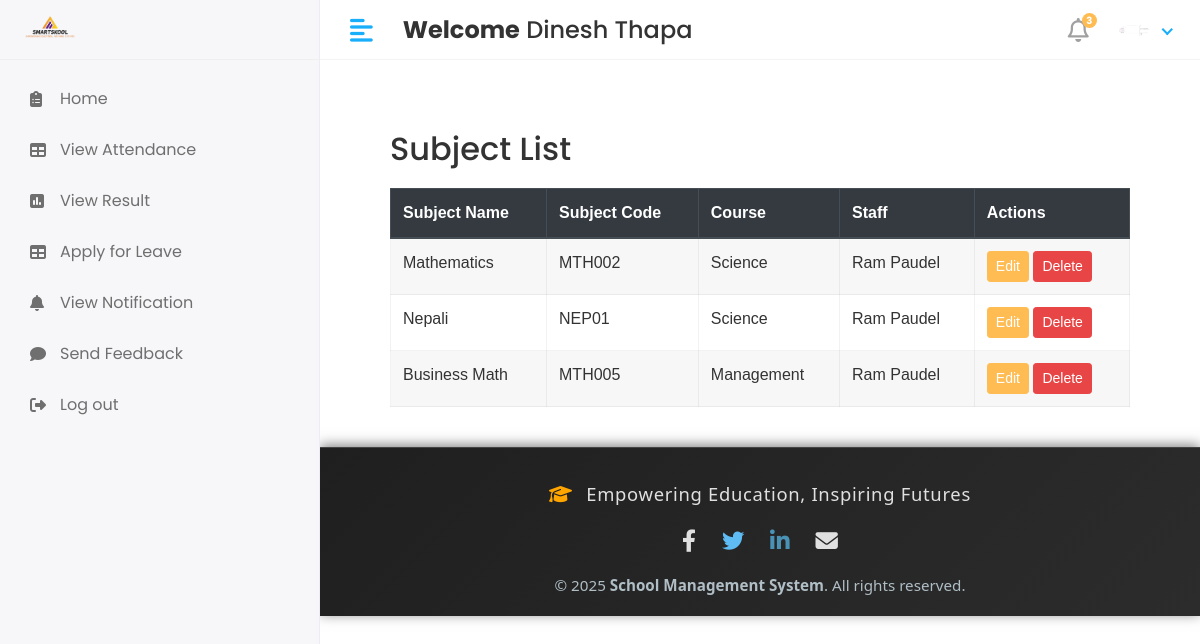
/Hod/Subject/view (signed in), run on the app's committed database.
### app/models.py (models this page shows, shortened)
class CustomUser(AbstractUser):
   USER= (
      (1,'hod'),
      (2,'staff'),
      (3,'student'),
    )
   user_type=models.CharField(choices=USER,max_length=50,default=1)
   profile_pic = models.ImageField(upload_to='media/profile_pics')

class subject(models.Model):
    subject_name = models.CharField(max_length=100)
    subject_code = models.CharField(max_length=10)
    course_id = models.ForeignKey(course, on_delete=models.CASCADE)
    staff_id = models.ForeignKey(staff, on_delete=models.CASCADE)
    created_at = models.DateField(auto_now_add=True,null=True)
    updated_at = models.DateField(auto_now=True)

class course(models.Model):
    course_name = models.CharField(max_length=100)
    course_code = models.CharField(max_length=10)
    course_created_date = models.DateField(auto_now_add=True)
    course_updated_date = models.DateField(auto_now=True)
    def __str__(self):
        return self.course_name

class staff(models.Model):
    admin = models.OneToOneField(CustomUser, on_delete=models.DO_NOTHING)
    address = models.TextField()
    gender = models.CharField(max_length=10)
    phone_number = models.TextField()
    created_at = models.DateField(auto_now_add=True)
    updated_at = models.DateField(auto_now=True)
    def __str__(self):
        return str(self.admin.first_name) + " " + str(self.admin.last_name)

### school_management_system/Hod_Views.py (the view)
# urls.py: path('Hod/Subject/view',Hod_Views.view_subject,name='view_subject'),
@login_required(login_url='/')
def view_subject(request):
    subject_obj = subject.objects.all()
    context = {
        'subject_obj': subject_obj,
    }
    return render(request, 'Hod/view_subject.html',context)

### templates/Hod/view_subject.html (shortened to what this page needs)
{%extends 'base.html'%}
{%block content%}
<div class="container" style="padding: 40px; font-family: Arial, sans-serif;">
    <h2 style="color: #333; margin-bottom: 20px;">Subject List</h2>
    <div class="table-responsive">
        <table id="studentTable" class="table table-striped table-bordered" style="width: 100%; background: #fff;">
            <thead class="thead-dark">
                <tr>
                    <th>Subject Name</th>
                    <th>Subject Code</th>
                    <th>Course</th>
                    <th>Staff</th>
                    <th>Actions</th>
                </tr>
            </thead>
            <tbody>
                {% for i in subject_obj %}
                <tr>
                    <td>{{ i.subject_name }}</td>
                    <td>{{ i.subject_code }}</td>
                    <td>{{ i.course_id }}</td>
                    <td>{{ i.staff_id}}</td>
                    <td>
                        <a href="{% url 'edit_subject' i.id%}" class="btn btn-primary btn-sm">Edit</a>
                        <a href="{% url 'delete_subject' i.id%}" class="btn btn-danger btn-sm" onclick="return confirm('Are you sure you want to delete this subject?');">Delete</a>
                    </td>
                </tr>
                {% endfor %}
            </tbody>
        </table>
    </div>
</div>
{% endblock %}

### templates/includes/header.html (shortened to what this page needs)
{% load static %}
<div class="header">
    {% if user.user_type == '1' %}
            <div class="header-left">
               <a href="" class="logo">
               <img src="{% static 'assets/img/logo1.png'%}" alt="Logo" width="80" height="80">
               </a>
               <a href="index.html" class="logo logo-small">
               <img src="{% static 'assets/img/logo1.png'%}" alt="Logo" width="80" height="80">
               </a>
            </div>
            <a href="javascript:void(0);" id="toggle_btn">
            <i class="fas fa-align-left"></i>
            </a>
            <div class="top-nav-search mt-3" >
               <h4><strong>Welcome</strong>&nbsp;<span>{{user.first_name}} {{user.last_name}}</span></h4>
            </div>
            <a class="mobile_btn" id="mobile_btn">
            <i class="fas fa-bars"></i>
            </a>
            <ul class="nav user-menu">
               <li class="nav-item dropdown noti-dropdown">
                  <a href="#" class="dropdown-toggle nav-link" data-toggle="dropdown">
                  <i class="far fa-bell"></i> <span class="badge badge-pill">3</span>
                  </a>
                  <div class="dropdown-menu notifications">
                     <div class="topnav-dropdown-header">
                        <span class="notification-title">Notifications</span>
                        <a href="javascript:void(0)" class="clear-noti"> Clear All </a>
                     </div>
                     <div class="noti-content">
                        <ul class="notification-list">
                           <li class="notification-message">
                              <a href="#">
                                 <div class="media">
                                    <span class="avatar avatar-sm">
                                    <img class="avatar-img rounded-circle" alt="User Image" src="{{ user.profile.profile_pic.url }}">
                                    </span>
                                    <div class="media-body">
                                       <p class="noti-details"><span class="noti-title">Carlson Tech</span> has approved <span class="noti-title">your estimate</span></p>
                                       <p class="noti-time"><span class="notification-time">4 mins ago</span></p>
                                    </div>
                                 </div>
                              </a>
                           </li>
                           <li class="notification-message">
                              <a href="#">
                                 <div class="media">
                                    <span class="avatar avatar-sm">
                                    <img class="avatar-img rounded-circle" alt="User Image" src="{% static 'assets/img/profiles/avatar-11.jpg'%}">
                                    </span>
                                    <div class="media-body">
                                       <p class="noti-details"><span class="noti-title">International Software Inc</span> has sent you a invoice in the amount of <span class="noti-title">$218</span></p>
                                       <p class="noti-time"><span class="notification-time">6 mins ago</span></p>
                                    </div>
                                 </div>
                              </a>
                           </li>
                           <li class="notification-message">
                              <a href="#">
                                 <div class="media">
                                    <span class="avatar avatar-sm">
                                    <img class="avatar-img rounded-circle" alt="User Image" src="{% static 'assets/img/profiles/avatar-17.jpg'%}">
                                    </span>
                                    <div class="media-body">
                                       <p class="noti-details"><span class="noti-title">John Hendry</span> sent a cancellation request <span class="noti-title">Apple iPhone XR</span></p>
                                       <p class="noti-time"><span class="notification-time">8 mins ago</span></p>
                                    </div>
                                 </div>
                              </a>
                           </li>
                           <li class="notification-message">
                              <a href="#">
                                 <div class="media">
                                    <span class="avatar avatar-sm">
                                    <img class="avatar-img rounded-circle" alt="User Image" src="{% static 'assets/img/profiles/avatar-13.jpg'%}">
                                    </span>
                                    <div class="media-body">
                                       <p class="noti-details"><span class="noti-title">Mercury Software Inc</span> added a new product <span class="noti-title">Apple MacBook Pro</span></p>
                                       <p class="noti-time"><span class="notification-time">12 mins ago</span></p>
                                    </div>
                                 </div>
                              </a>
                           </li>
                        </ul>
                     </div>
                     <div class="topnav-dropdown-footer">
                        <a href="#">View all Notifications</a>
                     </div>
                  </div>
               </li>
               <li class="nav-item dropdown has-arrow">
                  <a href="#" class="dropdown-toggle nav-link" data-toggle="dropdown">
                    <span class="user-img">
                     {% if user.profile_pic and user.profile_pic.url %}
                        <span class="user-img">
                           <img class="rounded-circle" src="{{ user.profile_pic.url }}" width="30" alt="Profile">
                           <span class="status online"></span>
                        </span>
                     {% else %}
                        <span class="user-img">
                           <img class="rounded-circle" src="{% static 'assets/img/noimg.png' %}" width="30" alt="Profile">
                           <span class="status online"></span>
                        </span>
                     {% endif %}
                                 </span>
                  </a>
                  <div class="dropdown-menu">
                     <div class="user-header">
                        <div class="avatar avatar-sm">
                           {% if user.profile_pic and user.profile_pic.url %}
                              <img src="{{ user.profile_pic.url }}" alt="User Image" class="avatar-img rounded-circle">
                           {% else %}
                              <img src="{% static 'assets/img/noimg.png' %}" alt="User Image" class="avatar-img rounded-circle">
                           {% endif %}
                        </div>
                        <div class="user-text">
                           <h6>{{user.first_name}}&nbsp; {{user.last_name}}</h6>
                           {% if user.user_type == '1' %}
                           <p class="text-muted mb-0">HOD</p>
                           {%elif user.user_type == '2' %}
                           <p class="text-muted mb-0">Staff</p>
                           {%else%}
                           <p class="text-muted mb-0">Student</p>
                           {%endif%}
                        </div>
                     </div>
                     <a class="dropdown-item" href="#">My Profile</a>
                     <a class="dropdown-item" href="inbox.html">Inbox</a>
                     <a class="dropdown-item" href={% url 'logout' %}>Logout</a>
                  </div>
               </li>
            </ul>
         {%else%}
         <div class="header-left">
              <a href="" class="logo">
               <img src="{% static 'assets/img/logo1.png'%}" alt="Logo" width="80" height="80">
               </a>
            </div>
            <a href="javascript:void(0);" id="toggle_btn">
            <i class="fas fa-align-left"></i>
            </a>
            <div class="top-nav-search mt-3" >
               <h4><strong>Welcome</strong>&nbsp;<span>{{user.first_name}} {{user.last_name}}</span></h4>
            </div>
            <ul class="nav user-menu">
               <li class="nav-item dropdown noti-dropdown">
                  <a href="#" class="dropdown-toggle nav-link" data-toggle="dropdown">
                  <i class="far fa-bell"></i> <span class="badge badge-pill">3</span>
                  </a>
               </li>
               <li class="nav-item dropdown has-arrow">
                  <a href="#" class="dropdown-toggle nav-link" data-toggle="dropdown">
                    <span class="user-img">
                     {% if user.profile_pic and user.profile_pic.url %}
                        <span class="user-img">
                           <img class="rounded-circle" src="{{ user.profile_pic.url }}" width="30" alt="Profile">
                        </span>
                     {% else %}
                        <span class="user-img">
                           <img class="rounded-circle" src="{% static 'assets/img/noimg.png' %}" width="30" alt="Profile">
                           <span class="status online"></span>
                        </span>
                     {% endif %}
                                 </span>
                  </a>
               </li>
            </ul>
         {% endif %}
</div>

### static/assets/css/style.css (style rules this page uses)
html { height: 100%; }
body { background-color: #fff; color: #333; font-family: 'Poppins', sans-serif; font-size: 1rem; height: 100%; line-height: 1.5; overflow-x: hidden; }
h1, h2, h3, h4, h5, h6 { font-family: 'Poppins', sans-serif; margin-top: 0; }
a { color: #009ce7; }
input, button, a { transition: all 0.4s ease; -moz-transition: all 0.4s ease; -o-transition: all 0.4s ease; -ms-transition: all 0.4s ease; -webkit-transition: all 0.4s ease; }
ul, ol { padding: 0px; list-style: none; }
.table { color: #333; max-width: 100%; margin-bottom: 0; width: 100%; }
.table-striped > tbody > tr:nth-of-type(2n+1) { background-color: #f8f9fa; }
.table thead tr th { font-weight: 600; }
.table tbody tr { border-bottom: 1px solid rgba(0, 0, 0, 0.05); }
.table-striped thead tr { border-color: transparent; }
.table-striped tbody tr { border-color: transparent; }
.table-striped tbody tr:nth-of-type(even) { background-color: rgba(255, 255, 255, 0.3); }
.table-striped tbody tr:nth-of-type(odd) { background-color: rgba(235, 235, 235, 0.4); }
.table-bordered { border: 1px solid rgba(0, 0, 0, 0.05) !important; }
.table-bordered th, .table-bordered td { border-color: rgba(0, 0, 0, 0.05); }
.btn-primary { background-color: #FFBC53; border: 1px solid #FFBC53; }
.btn-danger { background-color: #e84646; border: 1px solid #e84646; }
.header { background-color: #fff; border-bottom: 1px solid #f3f3f4; left: 0; position: fixed; right: 0; top: 0; z-index: 1001; height: 60px; }
.header .header-left { float: left; height: 60px; padding: 0 20px; position: relative; width: 320px; z-index: 1; transition: all 0.2s ease-in-out; background-color: #f7f7fa; border-bottom: 1px solid #efefef; border-right: 1px solid #ececf5; display: flex; align-items: center; }
.header .header-left .logo { display: inline-block; line-height: 60px; }
.header .header-left .logo img { max-height: 40px; width: auto; }
.header .dropdown-toggle:after { display: none; }
.header .has-arrow .dropdown-toggle:after { border-top: 0; border-left: 0; border-bottom: 2px solid #18aefa; border-right: 2px solid #18aefa; content: ''; height: 8px; display: inline-block; pointer-events: none; -webkit-transform-origin: 66% 66%; -ms-transform-origin: 66% 66%; transform-origin: 66% 66%; -webkit-transform: rotate(45deg); -ms-transform: rotate(45deg); transform: rotate(45deg); -webkit-transition: all 0.15s ease-in-out; transition: all 0.15s ease-in-out; width: 8px; vertical-align: 0px; }
.user-menu { float: right; margin: 0; position: relative; z-index: 99; padding-right: 15px; }
.user-menu.nav > li > a { color: #a0a0a0; font-size: 14px; line-height: 58px; padding: 0 15px; height: 60px; }
.user-img { margin-right: 3px; position: relative; }
.top-nav-search { float: left; margin-left: 15px; }
.user-menu.nav > li > a .badge { background-color: #FFBC53; display: block; font-size: 10px; font-weight: bold; height: 15px; width: 15px; position: absolute; right: 7px; top: 13px; color: #fff; padding: 3px; }
.user-menu.nav > li > a > i { font-size: 1.5rem; line-height: 60px; }
@media (min-width: 992px) { #toggle_btn { align-items: center; color: #18aefa; display: inline-flex; float: left; font-size: 26px; height: 60px; justify-content: center; margin-left: 15px; padding: 0 15px; } }

### data on the page
CustomUser: first_name "Dinesh", last_name "Thapa", profile_pic (picture)
subject: subject_name "Mathematics", subject_code "MTH002", course_id "Science", staff_id "Ram Paudel"
subject: subject_name "Nepali", subject_code "NEP01", course_id "Science", staff_id "Ram Paudel"
subject: subject_name "Business Math", subject_code "MTH005", course_id "Management", staff_id "Ram Paudel"
